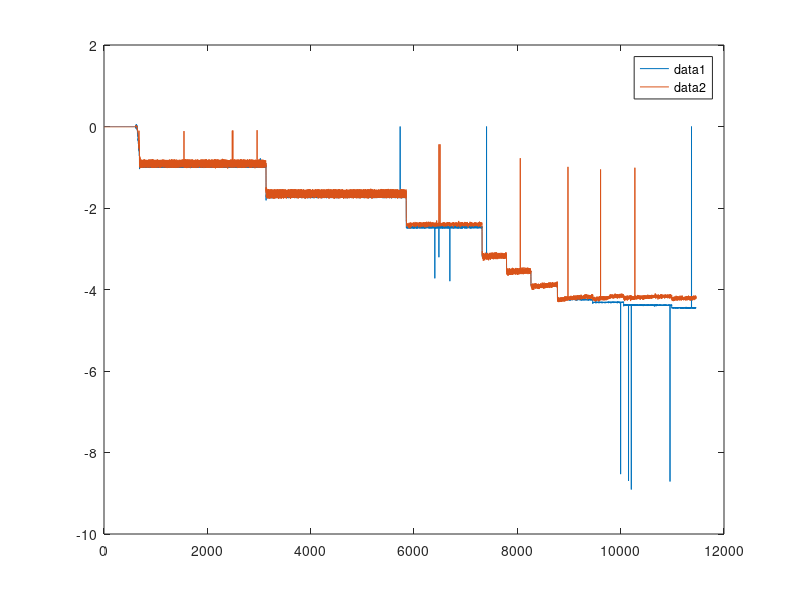

The MATLAB script that drew this image:
close all
clear
clc

% s = tf('s');

%% m200云台
% % fn2 = 27.027;
% % fn1 = 23.25;
% % fn = 24.429;
% % xip = (fn2 - fn1)/(2*fn)
% 
% % An = 1.6235;
% % An1 = 1.3186;
% % An = An-1;
% % An1 = An1-1;
% % m = 1;
% % xia = 1/(2*pi*m)*log(An/An1)
% 
% % model calulation
% f = 30;
% ksi = 0.0788;
% wd = 2*pi*f;
% wn = wd/((1-ksi^2)^0.5);
% G4020 = wn^2/(s^2+2*ksi*wn*s+wn^2);
% 
% eta = @(lamda) ((1+(2*ksi*lamda).^2)./((1-lamda.^2).^2+(2*ksi*lamda).^2)).^0.5;
% fplot(eta,[0,50]*2*pi/wn,'Linewidth',1);
% hold on
% 
% % f = 19.23;
% % ksi = 0.1069;
% % wd = 2*pi*f;
% % wn = wd/((1-ksi^2)^0.5);
% % G2040 = wn^2/(s^2+2*ksi*wn*s+wn^2);
% % 
% % eta = @(lamda) ((1+(2*ksi*lamda).^2)./((1-lamda.^2).^2+(2*ksi*lamda).^2)).^0.5;
% % fplot(eta,[0,50]*2*pi/wn,'Linewidth',1);
% % hold on
% 
% f = 19;
% ksi = 0.0611;
% wd = 2*pi*f;
% wn = wd/((1-ksi^2)^0.5);
% G2020 = wn^2/(s^2+2*ksi*wn*s+wn^2);
% 
% eta = @(lamda) ((1+(2*ksi*lamda).^2)./((1-lamda.^2).^2+(2*ksi*lamda).^2)).^0.5;
% fplot(eta,[0,50]*2*pi/wn,'Linewidth',1);
% hold on
% 
% f = 23.5;
% ksi = 0.0626;
% wd = 2*pi*f;
% wn = wd/((1-ksi^2)^0.5);
% G3030 = wn^2/(s^2+2*ksi*wn*s+wn^2);
% 
% eta = @(lamda) ((1+(2*ksi*lamda).^2)./((1-lamda.^2).^2+(2*ksi*lamda).^2)).^0.5;
% fplot(eta,[0,50]*2*pi/wn,'Linewidth',1);
% hold on
% 
% f = 26.69;
% ksi = 0.0549;
% wd = 2*pi*f;
% wn = wd/((1-ksi^2)^0.5);
% G4040 = wn^2/(s^2+2*ksi*wn*s+wn^2);
% 
% eta = @(lamda) ((1+(2*ksi*lamda).^2)./((1-lamda.^2).^2+(2*ksi*lamda).^2)).^0.5;
% fplot(eta,[0,50]*2*pi/wn,'Linewidth',1);
% hold on
% 
% f = 27.16;
% ksi = 0.0416;
% wd = 2*pi*f;
% wn = wd/((1-ksi^2)^0.5);
% G5050 = wn^2/(s^2+2*ksi*wn*s+wn^2);
% 
% eta = @(lamda) ((1+(2*ksi*lamda).^2)./((1-lamda.^2).^2+(2*ksi*lamda).^2)).^0.5;
% fplot(eta,[0,50]*2*pi/wn,'Linewidth',1);
% hold on
% 
% f = 24.429;
% ksi = 0.0773;
% wd = 2*pi*f;
% wn = wd/((1-ksi^2)^0.5);
% G2020solid = wn^2/(s^2+2*ksi*wn*s+wn^2);
% 
% eta = @(lamda) ((1+(2*ksi*lamda).^2)./((1-lamda.^2).^2+(2*ksi*lamda).^2)).^0.5;
% fplot(eta,[0,50]*2*pi/wn,'Linewidth',1);
% hold on
% 
% legend('G4020','G2020','G3030','G4040','G5050','G2020solid');
% title('力传递比')
% % legend('G4020','G2040');
% 
% % figure
% % step(G4020,G2040)
% % legend('G4020','G2040');
% % 
% % figure
% % bode(G4020,G2040)
% % legend('G4020','G2040');

%% radar25
% offest = 2.85;
% load('log/radar25/unforce_copy.csv');
% va = unforce_copy(:,3)-offest;
% vb = unforce_copy(:,4)-offest;
% vc = unforce_copy(:,5)-offest;
% t = [0:0.01:9.12];
% plot(t,va)
% hold on
% plot(t,vb)
% hold on
% plot(t,vc)
% hold on
% k = -0.5;
% x_init = 10;
% fplot(@(x) x_init*exp(k*x),[0 10],'-*','LineWidth',1)

% load('log/radar25/voltage_openloop_copy.csv');
% speed_mean = mean(voltage_openloop_copy(:,1));
% id_mean = mean(voltage_openloop_copy(:,2));
% iq_mean = mean(voltage_openloop_copy(:,4));
% len = length(voltage_openloop_copy);

% figure
% plot(voltage_openloop_copy(:,1));
% hold on
% plot(speed_mean*ones(len,1),'LineWidth',1);
% 
% figure
% plot(voltage_openloop_copy(:,2));
% hold on
% plot(id_mean*ones(len,1),'LineWidth',1);
% 
% figure
% plot(voltage_openloop_copy(:,4));
% hold on
% plot(iq_mean*ones(len,1),'LineWidth',1);

% P = 14;
% phi_m = 0.00469;
% iq = iq_mean;
% id = id_mean;
% Lq = 2.39e-3;
% Ld = 2.10e-3;
% Te = 3*P/4 *(phi_m*iq - (Lq-Ld)*id*iq);
% 
% w = speed_mean/(P/2)*2*pi;
% B = Te/w;
% J = B*2;

%%%补id计算%%%
% gain = 1.0;
% maxspeed = 35;
% actspeed = 0:0.01:maxspeed;
% actid = (actspeed - maxspeed).^2 / maxspeed^2 * gain;
% % act3_3 = (33.33 - maxspeed).^2 / maxspeed^2 * gain;
% plot(actspeed,actid)

%%%%%%%方差/噪声功率计算%%%%%%
% data = load('log/radar25/current_data.csv');
% current_A = data(:,1);
% current_B = data(:,2);
% current_C = data(:,3);
% var_A = var(current_A)
% var_B = var(current_B)
% var_C = var(current_C)
% sampletime = 0.001;
% Noisepower_A = var_A*sampletime
% Noisepower_B = var_B*sampletime
% Noisepower_C = var_C*sampletime

% data = load('log/radar25/speed_data.csv');
% speed = data(:,2)/7.0*2*pi;
% var_speed = var(speed)
% sampletime = 0.001;
% Noisepower_speed = var_speed*sampletime

%% m100
data = load("log/m100/osc00001_copy.txt");

%% 第一次剔除
% 设置阈值
threshold = 10^6;

% 找到异常值的位置（行和列索引）
[outlier_rows, outlier_cols] = find(abs(data) > threshold);

% 替换异常值为上一行的数据
% 注意：第一行的异常值无法用上一行的数据替换，因此跳过第一行
for i = 1:length(outlier_rows)
    row = outlier_rows(i);
    col = outlier_cols(i);
    if row > 1 % 确保不是第一行
        data(row, col) = data(row - 1, col); % 用上一行的数据替换异常值
    end
end

%% 第二次剔除
% 设置阈值
threshold = 100;

% 找到异常值的位置（行和列索引）
[outlier_rows, outlier_cols] = find(abs(data(:,2)) > threshold);

% 替换异常值为上一行的数据
% 注意：第一行的异常值无法用上一行的数据替换，因此跳过第一行
for i = 1:length(outlier_rows)
    row = outlier_rows(i);
    col = outlier_cols(i);
    if row > 1 % 确保不是第一行
        data(row, 2) = data(row - 1, 2); % 用上一行的数据替换异常值
    end
end

uq = data(:,4);
rs = 0.12;
iq = data(:,3);
we = data(:,6)*2*pi;
phi = 0.000487;
uq_cal = rs*iq+we*phi;
plot(uq);
hold on
plot(uq_cal);
legend
